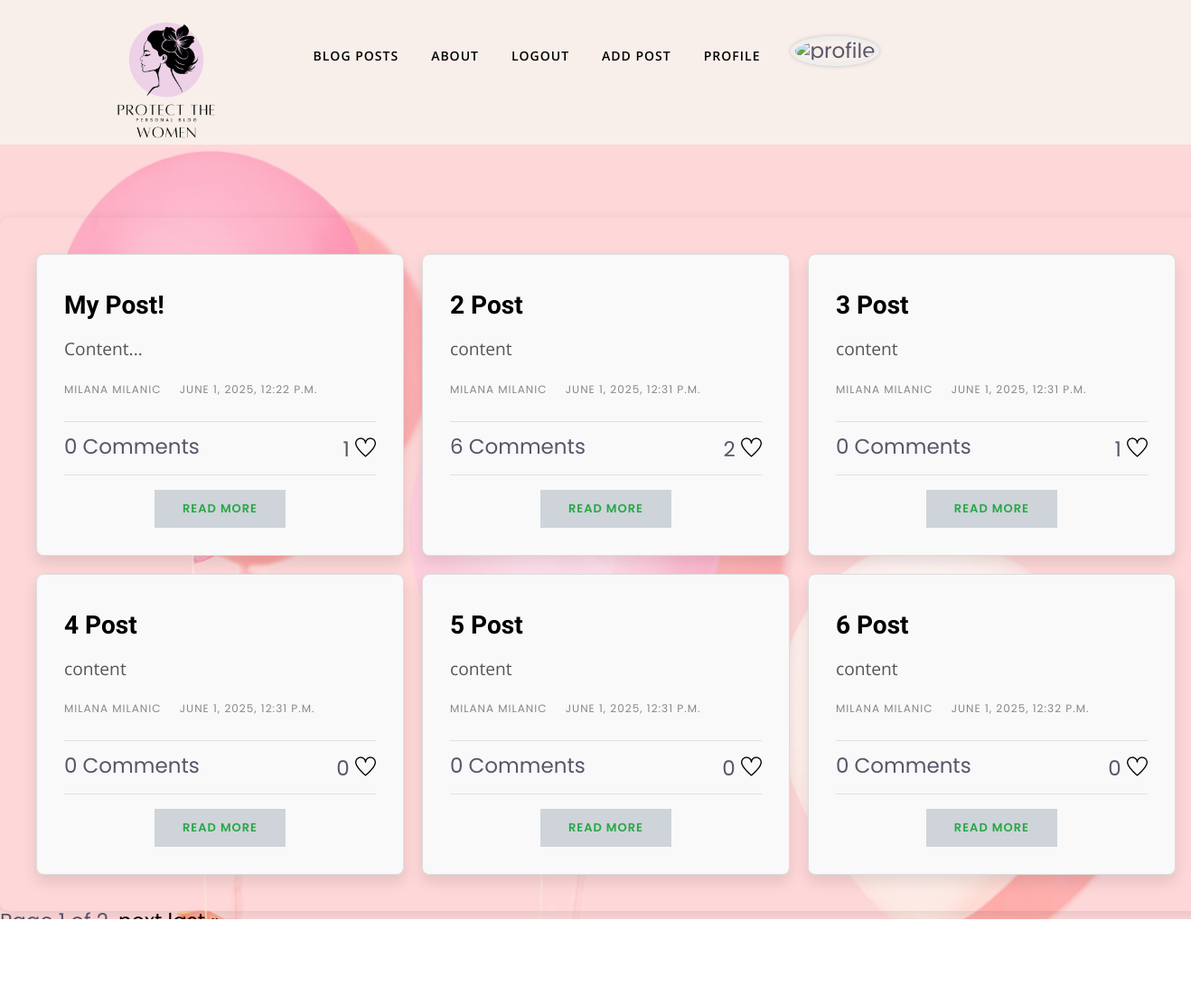
/post/all_posts/ (signed in), run on the app's committed database.
### RiseAboveSilence/posts/models.py (models this page shows, shortened)
class Post(models.Model):
    title = models.CharField(
        max_length=100,
    )
    content = models.TextField()
    user = models.ForeignKey(
        to=UserModel,
        on_delete=models.CASCADE,
    )
    created_at = models.DateTimeField(
        auto_now_add=True,
    )

### RiseAboveSilence/accounts/models/user_model.py (models this page shows)
class CustomUser(AbstractBaseUser, PermissionsMixin):
    email = models.EmailField(
        unique=True,
    )
    username = models.CharField(
        max_length=150,
        unique=True,
    )
    is_active = models.BooleanField(default=True)
    is_staff = models.BooleanField(default=False)
    USERNAME_FIELD = 'username'
    REQUIRED_FIELDS = ['email']
    objects = CustomUserManager()

### RiseAboveSilence/accounts/models/profile_model.py (models this page shows)
class Profile(models.Model):
    user = models.OneToOneField(
        to=CustomUser,
        on_delete=models.CASCADE,
        primary_key=True,
    )
    first_name = models.CharField(
        max_length=50,
        blank=True,
        null=True,
    )
    last_name = models.CharField(
        max_length=50,
        blank=True,
        null=True,
    )
    date_of_birth = models.DateField(
        blank=True,
        null=True,
    )
    country = CountryField(
        max_length=3,
        blank=True,
        null=True,
        blank_label="Select a country"
    )
    profile_picture = CloudinaryField(
        'profile_picture',
        blank=True,
        null=True,
    )
    def get_full_name(self):
        if self.first_name and self.last_name:
            return f'{self.first_name} {self.last_name}'
        return self.first_name or self.last_name or "Anonymous"

### RiseAboveSilence/posts/views.py (the view)
# urls.py: path('all_posts/', views.AllPostView.as_view(), name='all-posts'),
class AllPostView(ListView):
    model = Post
    template_name = 'posts_templates/all-post.html'
    paginate_by = 6
    def get_context_data(self, **kwargs):
        context = super().get_context_data(**kwargs)
        context["form"] = CommentForm()
        return context

### RiseAboveSilence/common/context_processors.py (called while the page is built)
def google_maps_api_key(request):
    return {
        'GOOGLE_MAPS_API_KEY': settings.GOOGLE_MAPS_API_KEY
    }

### templates/posts_templates/all-post.html (shortened to what this page needs)
{% extends 'common_templates/base.html' %}
{% load static %}
{% block content %}
    <section>
        <div class="login-background" style="background-image: url('{% static 'images/balloons pic.jpg' %}');">
            <div class="row">
                <div class="col-lg-12">
                    <div class="post-container">
                        {% for post in page_obj %}
                            <div class="post-item">
                                <div class="post-header mb-4">
                                    <h2 class="post-title mt-2">
                                        <a href="{% url 'details-post' post.pk %}">{{ post.title }}</a>
                                    </h2>
                                    <p>{{ post.content|truncatewords:20 }}</p>
                                    <div class="post-meta">
                                        <span class="text-uppercase font-sm letter-spacing-1 mr-3">
                                            {{ post.user.profile.get_full_name }}
                                        </span>
                                        <span class="text-uppercase font-sm letter-spacing-1">
                                            {{ post.created_at }}
                                        </span>
                                    </div>
                                </div>
                                <div class="post-body">
                                    <div class="tags-share-box center-box d-flex text-center justify-content-between border-top border-bottom py-3">
                                        <span class="single-comment-o">
                                             {{ post.comments.count }} Comments
                                        </span>
                                        <div class="post-share">
                                            <span class="count-number-like">{{ post.like_set.count }}</span>
                                            <a href="{% url 'like' post.pk %}" class="penci-post-like single-like-button">
                                                <i class="ti-heart"></i>
                                            </a>
                                        </div>
                                    </div>
                                    <div class="text-center mt-3">
                                        <a href="{% url 'details-post' post.pk %}" class="btn btn-success">
                                            Read More
                                        </a>
                                    </div>
                                </div>
                            </div>
                        {% empty %}
                            <h1 class="no-posts text-center">No Posts Available</h1>
                        {% endfor %}
                    </div>
                    <div class="pagination">
                        <span class="step-links">
                            <span class="current">
                                Page {{ page_obj.number }} of {{ page_obj.paginator.num_pages }}.
                            </span>
                            {% if page_obj.has_next %}
                                <a href="?page={{ page_obj.next_page_number }}">next</a>
                                <a href="?page={{ page_obj.paginator.num_pages }}">last &raquo;</a>
                            {% endif %}
                        </span>
                    </div>
                </div>
            </div>
        </div>
    </section>
{% endblock %}

### templates/common_templates/base.html (shortened to what this page needs)
{% load static %}
<!DOCTYPE html>
<html lang="en">
<head>
    <link rel="stylesheet" href="{% static 'plugins/bootstrap/css/bootstrap.min.css' %}">
    <link rel="stylesheet" href="{% static 'plugins/themify/css/themify-icons.css' %}">
    <link rel="stylesheet" href="{% static 'plugins/slick-carousel/slick-theme.css' %}">
    <link rel="stylesheet" href="{% static 'plugins/slick-carousel/slick.css' %}">
    <link rel="stylesheet" href="{% static 'plugins/owl-carousel/owl.carousel.min.css' %}">
    <link rel="stylesheet" href="{% static 'plugins/owl-carousel/owl.theme.default.min.css' %}">
    <link rel="stylesheet" href="{% static 'plugins/magnific-popup/magnific-popup.css' %}">
    <link rel="stylesheet" href="{% static 'css/style.css' %}">
</head>
<body>
<header class="header-top bg-grey justify-content-center">
    <div class="container">
        <div class="row align-items-center">
            <div class="col-lg-2 col-md-4 text-center d-none d-lg-block">
                <a href="{% url 'index' %}">
                    <img src="{% static 'images/logo.png' %}" alt="" class="img-fluid">
                </a>
            </div>
            <div class="col-lg-8 col-md-12">
                <nav class="navbar navbar-expand-lg navigation-2 navigation">
                    <div class="collapse navbar-collapse" id="navbar-collapse">
                        <ul id="menu" class="menu navbar-nav mx-auto">
                            <li class="nav-item"><a href="{% url 'all-posts' %}" class="nav-link">Blog Posts</a></li>
                            <li class="nav-item"><a href="{% url 'about' %}" class="nav-link">About</a></li>
                            {% if not request.user.is_authenticated %}
                                <li class="nav-item"><a href="{% url 'login' %}" class="nav-link">Login</a></li>
                            {% else %}
                                <li class="nav-item"><a href="{% url 'logout' %}"
                                                        onclick="event.preventDefault(); document.getElementById('logout-form').submit()"
                                                        class="nav-link">Logout</a></li>
                            {% endif %}
                            <li class="nav-item"><a href="{% url 'add-post' %}" class="nav-link">Add Post</a></li>
                            {% if request.user.is_authenticated %}
                                {% if request.user.profile %}
                                    <li class="nav-item">
                                        <a href="{% url 'profile-details' request.user.pk %}"
                                           class="nav-link">Profile</a>
                                    </li>
                                    <div class="sidebar-widget about mb-5 text-center p-3">
                                    <div class="about-author">
                                    {% if user.profile.profile_picture %}
                                        <img src='{{ user.profile.profile_picture.url }}'
                                             class="small-profile-pic" alt="profile">
                                {% endif %}
                                {% else %}
                                    <li class="nav-item">
                                        <a href="{% url 'profile-create'  %}" class="nav-link">Create Profile</a>
                                    </li>
                                {% endif %}
                            {% endif %}
                        </div>
                        </ul>
                    </div>
                </nav>
            </div>
            <div class="col-lg-2 col-md-4 col-6">
            </div>
        </div>
    </div>
</header>
{% block content %}
{% endblock %}
</body>
</html>

### static/css/style.css (style rules this page uses)
body, p { font-family: "Open Sans", sans-serif; line-height: 23px; font-size: 23px; text-rendering: optimizeLegibility; color: #000000; font-weight: 400; }
html { overflow-x: hidden; width: 100%; height: 100%; }
h1, .h1, h2, .h2, h3, .h3, h4, .h4, h5, .h5, h6, .h6 { color: #1c1c1c; font-weight: 600; font-family: "Unna", serif; }
h2, .h2 { font-size: 32px; line-height: 36px; font-weight: 700; }
body { background: #fff; color: #575769; }
html, body { height: 100%; }
a { transition: all 0.3s ease-in-out; color: #000; }
a:link, a:visited { text-decoration: none; }
.btn { border-radius: 0px; padding: 10px 30px; font-weight: 600; text-transform: uppercase; color: #28a745; transition: 350ms; letter-spacing: 1px; font-size: 13px; border: 1px solid transparent; }
.font-sm { font-size: 12px !important; }
.bg-grey { background: #f8efea; }
.navigation .menu { padding: 0px; }
.navigation .menu li { text-align: left; padding: 0px 10px; }
.navigation .menu li a { color: #000; display: inline-block; line-height: 26px; letter-spacing: 1px; }
.navbar-nav .nav-link { transition: all 500ms ease; -moz-transition: all 500ms ease; -webkit-transition: all 500ms ease; -ms-transition: all 500ms ease; -o-transition: all 500ms ease; font-family: "Open Sans", sans-serif; text-transform: uppercase; font-size: 14px; font-weight: 600; padding: 25px 0px; }
.post-container { display: flex; flex-wrap: wrap; gap: 20px; justify-content: flex-start; }
.post-item { width: 100%; max-width: 1200px !important; padding: 30px; border: 1px solid #ddd; border-radius: 8px; background-color: #f9f9f9; box-shadow: 0 8px 16px rgba(0, 0, 0, 0.1); transition: transform 0.2s ease, box-shadow 0.2s ease; word-wrap: break-word; }
.post-item .post-title { font-size: 1.75rem; margin-bottom: 15px; color: #333; }
.post-item p { font-size: 1.2rem; color: #555; line-height: 1.6; }
.post-item .post-meta { font-size: 1rem; color: #888; }
@media (min-width: 768px) { .post-item { width: 48%; } }
@media (min-width: 1024px) { .post-item { width: 30%; } }
.header-top { position: relative !important; }
.navigation-2.navigation .nav-link { padding: 25px 8px; }
.post-container { width: 140%; max-width: 140%; margin: 0 auto; padding: 40px; background: transparent; border-radius: 10px; box-shadow: 0px 4px 15px rgba(0, 0, 0, 0.1); }
.post-container { width: 129%; max-width: 109%; margin: 0 auto; padding: 40px; background: transparent; border-radius: 10px; box-shadow: 0px 4px 15px rgba(0, 0, 0, 0.1); }
.sidebar-widget.about .about-author img { border-radius: 100%; width: 180px; height: 180px; border: 5px solid #eee; }
.post-title { text-transform: capitalize; }
.letter-spacing-1 { letter-spacing: 1px; }
body { background:#eee; padding-top:0px; }
img.img-fluid { background: transparent; }
body { background-image: url('static/images/background.jpg'); background-size: cover; background-position: center; background-attachment: fixed; }
.login-background { background-size: cover; background-position: center; height: 100vh; display: flex; justify-content: center; align-items: center; }
.login-background { width: 100%; height: 119vh; background: url('static/images/background.jpg') no-repeat center center/cover; display: flex; justify-content: center; align-items: center; padding: 50px 0; }
body { background-color: #fff; font-family: 'Poppins', sans-serif; }
.small-profile-pic { width: 50px !important; height: 50px !important; border-radius: 50%; object-fit: contain; border: 1px solid #ccc; box-shadow: 0 0 5px rgba(0, 0, 0, 0.2); transition: transform 0.3s ease; }
a { text-decoration: none; }

### data on the page
Post: title "My Post!", content "Content...", user.profile.get_full_name "MILANA MILANIC", created_at "JUNE 1, 2025, 12:22 P.M.", comments.count "0", like_set.count "1"
Post: title "2 Post", content "content", user.profile.get_full_name "MILANA MILANIC", created_at "JUNE 1, 2025, 12:31 P.M.", comments.count "6", like_set.count "2"
Post: title "3 Post", content "content", user.profile.get_full_name "MILANA MILANIC", created_at "JUNE 1, 2025, 12:31 P.M.", comments.count "0", like_set.count "1"
Post: title "4 Post", content "content", user.profile.get_full_name "MILANA MILANIC", created_at "JUNE 1, 2025, 12:31 P.M.", comments.count "0", like_set.count "0"
Post: title "5 Post", content "content", user.profile.get_full_name "MILANA MILANIC", created_at "JUNE 1, 2025, 12:31 P.M.", comments.count "0", like_set.count "0"
Post: title "6 Post", content "content", user.profile.get_full_name "MILANA MILANIC", created_at "JUNE 1, 2025, 12:32 P.M.", comments.count "0", like_set.count "0"

### other printed values
{{ page_obj.number }} "1"
{{ page_obj.paginator.num_pages }} "2"
